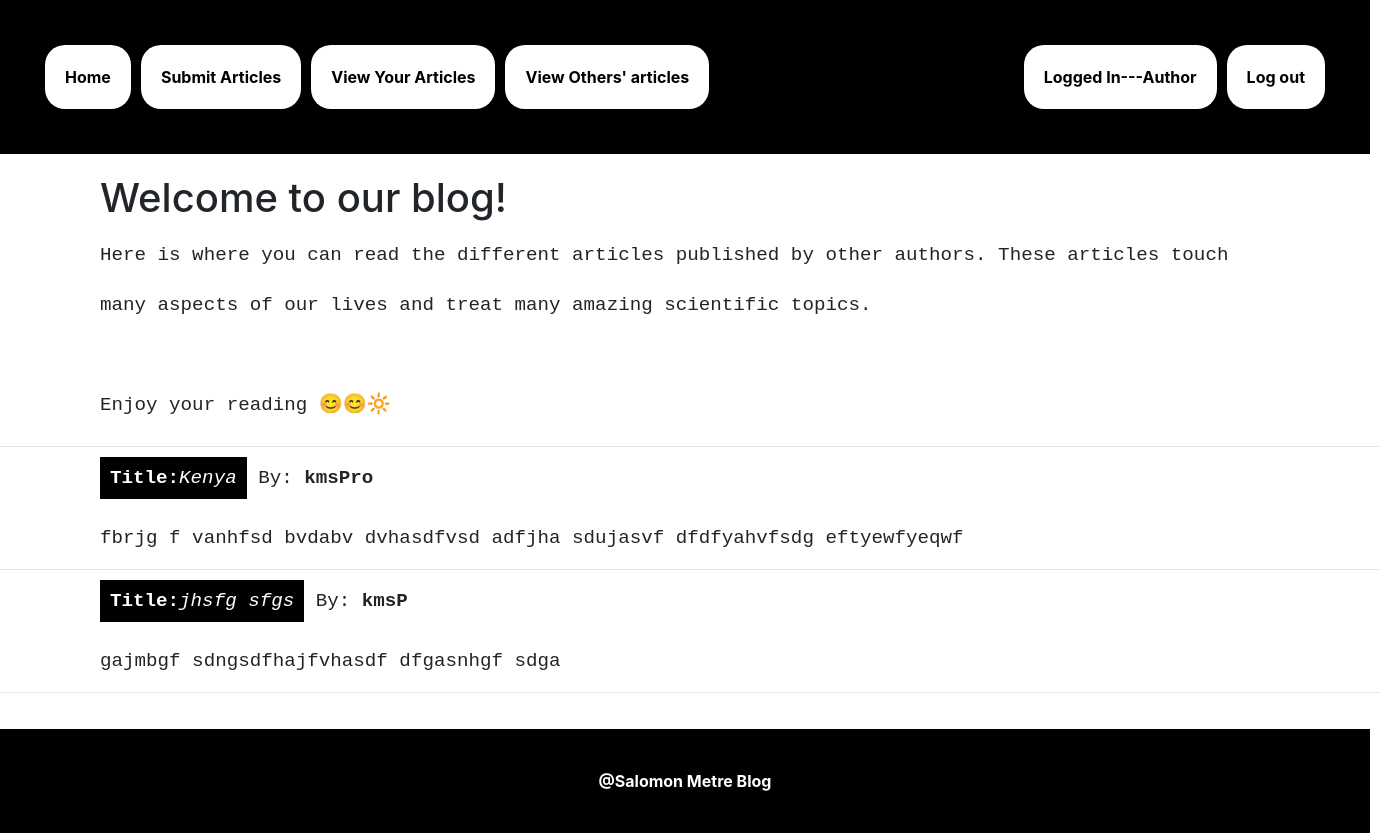
The page /author/viewOthArticles.php on the database its author committed.
### tables this page shows
CREATE TABLE `article` (
  `id` int(11) NOT NULL,
  `author` varchar(30) NOT NULL,
  `article` mediumtext NOT NULL,
  `title` text NOT NULL,
  `datepub` date NOT NULL,
  `display` varchar(15) NOT NULL
);

### author/viewOthArticles.php (the view, shortened to what this page needs)
<?php
$guideAuthor=$_SESSION['author'];
require_once("../connect.php");
$st="SELECT *FROM article WHERE author<>'$guideAuthor' AND display='Yes'";
$Res=$dbConn->query($st);
 ?>
<!DOCTYPE html>
<html lang="en" dir="ltr">
  <head>
    <link rel="stylesheet" href="https://stackpath.bootstrapcdn.com/bootstrap/4.5.0/css/bootstrap.min.css">
<link rel="stylesheet" href="https://cdnjs.cloudflare.com/ajax/libs/font-awesome/4.7.0/css/font-awesome.min.css">
  </head>
  <body>
  <div class="myNav">
    <a href="index.php" style="float:left;">Home</a>
    <a href="submitArticle.php"style="float:left;">Submit Articles</a>
    <a href="viewArticles.php"style="float:left;">View Your Articles</a>
    <a href="viewOthArticles.php"style="float:left;">View Others' articles</a>
    <a href="logOut.php" style="float:right;">Log out</a>
    <a href="" style="float:right;"> <?php echo $guideAuthor ?> Logged In---Author</a>
  </div>
  <h1 style="margin-left:100px; margin-right:100px;">Welcome to our blog!</h1>
  <p style=" font-family: courier; line-height: 50px; margin-left: 100px; margin-right:100px; font-size: 1.2em;">Here is where you can read the different articles published by other authors. These articles touch many aspects of our lives and treat many amazing scientific topics. <br> <br>  Enjoy your reading 😊😊🔆</p> <hr>
   <?php
   if($Res->num_rows<1){
     echo '<script>';
     echo 'alert("Others have not published so far")';
     echo '</script>';
     echo "<script>window.close();</script>";
   }
   else{
   while ($row=$Res->fetch_assoc()) {
     $author=$row['author'];
     $title=$row['title'];
     $article=$row['article'];
    ?>
   <p style=" font-family: courier; line-height: 30px; margin-left: 100px; margin-right:100px; font-size: 1.2em;">
   <span style="background-color:black;color:white; padding:10px; margin-bottom:10px;" ><b>Title:</b><i><?php echo $title; ?></i></h></span> By: <b><?php echo $author; ?> </b> <br> <br>
   <?php echo $article; ?> <hr>
    </p>
   <?php
 }}
    ?>
  <div class="myFooter" style="text-align:center; font-weight: bolder;  ">
      @Salomon Metre Blog
  </div>
  </body>
</html>

### author/viewOthArticles.php (style rules this page uses)
body { border-radius: 10px; }
.myNav { width:1370px; background-color: black; float: left; padding:40px; text-decoration: none; color:white; margin-bottom:20px; }
.myNav a { padding:20px; background-color: black; text-decoration: none; color:black; margin:5px; border-radius: 20px; font-weight: bolder; background-color: white; }
.myFooter { width:1370px; background-color: black; float: left; padding:40px; text-decoration: none; color:white; margin-top:20px; }

### rows shown on the page
article: title "Kenya", author "kmsPro", article "fbrjg f vanhfsd bvdabv dvhasdfvsd adfjha sdujasvf dfdfyahvfsdg eftyewfyeqwf"
article: title "jhsfg sfgs", author "kmsP", article "gajmbgf sdngsdfhajfvhasdf dfgasnhgf sdga"
